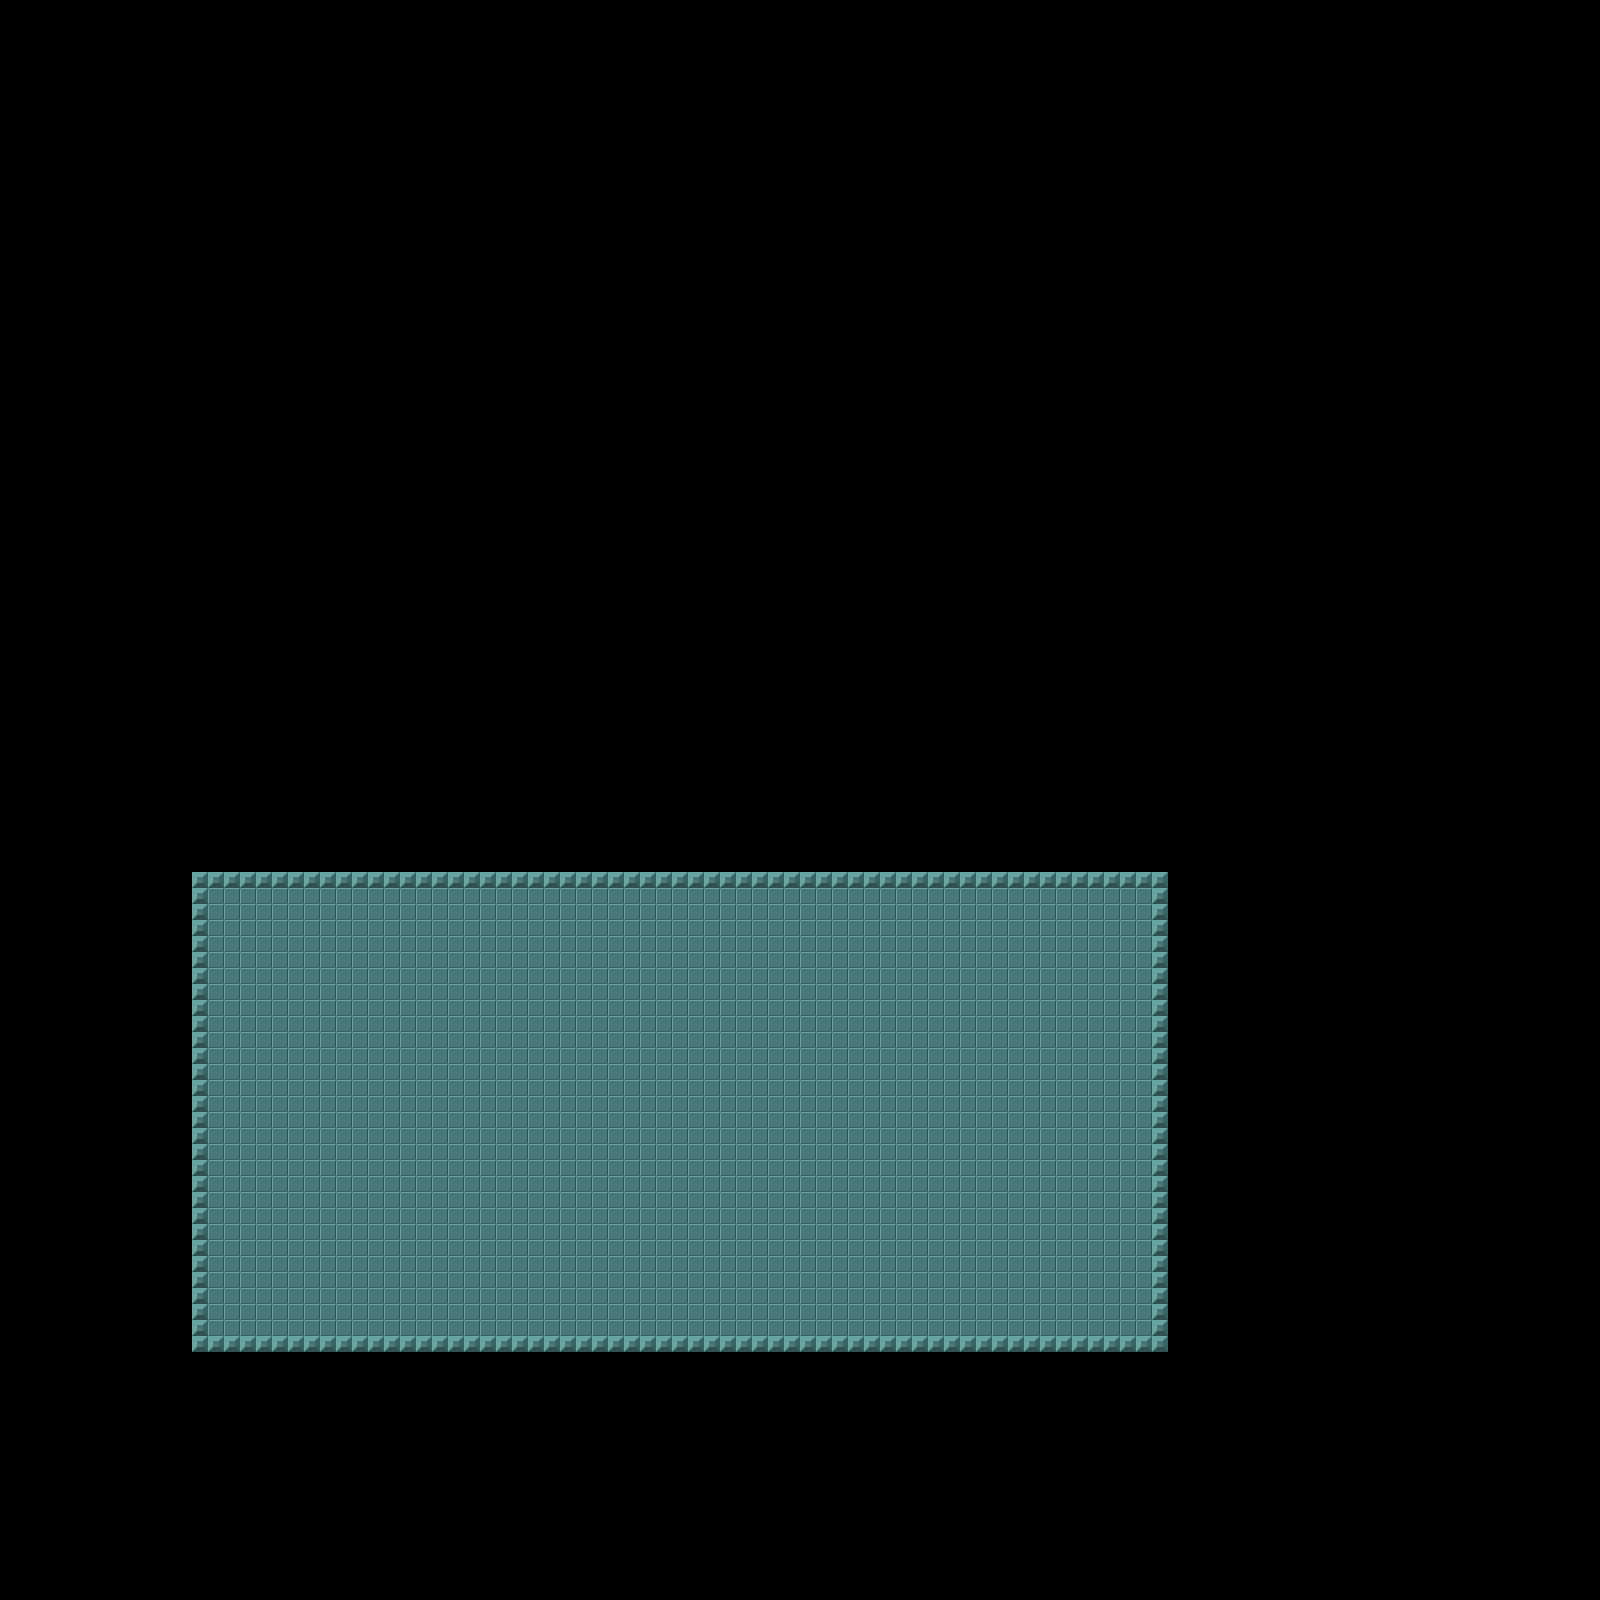

Tiled map render using the project's own tile images. Description and the map definition, with tile-layer contents summarised, below:
An orthogonal 100x100 tile map with 16x16 px tiles, 1 tile layer (walls).

<map version="1.0" orientation="orthogonal" renderorder="right-down" width="100" height="100" tilewidth="16" tileheight="16" nextobjectid="25">
 <tileset firstgid="1" name="concrete" tilewidth="16" tileheight="16" tilecount="3" columns="3">
  <image source="../images/tiles.png" width="48" height="16" />
 </tileset>
 <layer name="walls" width="100" height="100" offsetx="16" offsety="40">
  <data>[10000 cells, 1830 non-empty, 2 distinct tile ids]</data>
 </layer>
 <objectgroup name="entities" offsetx="1" offsety="19" />
</map>
